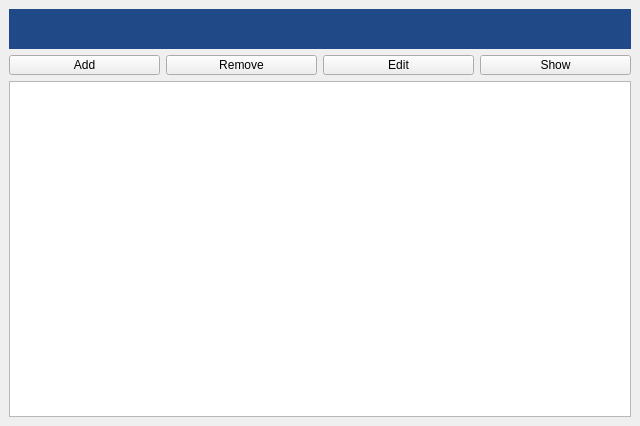
<?xml version="1.0" encoding="UTF-8"?>
<ui version="4.0">
 <class>MainWindow</class>
 <widget class="QMainWindow" name="MainWindow">
  <property name="geometry">
   <rect>
    <x>0</x>
    <y>0</y>
    <width>640</width>
    <height>426</height>
   </rect>
  </property>
  <property name="windowTitle">
   <string>Casket</string>
  </property>
  <property name="windowIcon">
   <iconset>
    <normaloff>../resources/logo.png</normaloff>../resources/logo.png</iconset>
  </property>
  <widget class="QWidget" name="centralwidget">
   <layout class="QGridLayout" name="gridLayout">
    <item row="1" column="0">
     <layout class="QHBoxLayout" name="horizontalLayout">
      <item>
       <widget class="QPushButton" name="pushButton">
        <property name="maximumSize">
         <size>
          <width>16777215</width>
          <height>20</height>
         </size>
        </property>
        <property name="text">
         <string>Add</string>
        </property>
       </widget>
      </item>
      <item>
       <widget class="QPushButton" name="pushButton_3">
        <property name="maximumSize">
         <size>
          <width>16777215</width>
          <height>20</height>
         </size>
        </property>
        <property name="text">
         <string>Remove</string>
        </property>
       </widget>
      </item>
      <item>
       <widget class="QPushButton" name="pushButton_4">
        <property name="maximumSize">
         <size>
          <width>16777215</width>
          <height>20</height>
         </size>
        </property>
        <property name="text">
         <string>Edit</string>
        </property>
       </widget>
      </item>
      <item>
       <widget class="QPushButton" name="pushButton_2">
        <property name="maximumSize">
         <size>
          <width>16777215</width>
          <height>20</height>
         </size>
        </property>
        <property name="text">
         <string>Show</string>
        </property>
       </widget>
      </item>
     </layout>
    </item>
    <item row="0" column="0">
     <widget class="QWidget" name="widget" native="true">
      <property name="minimumSize">
       <size>
        <width>0</width>
        <height>40</height>
       </size>
      </property>
      <property name="maximumSize">
       <size>
        <width>16777215</width>
        <height>40</height>
       </size>
      </property>
      <property name="styleSheet">
       <string notr="true">background-color:rgb(32, 74, 135)</string>
      </property>
      <layout class="QGridLayout" name="gridLayout_2">
       <item row="0" column="0">
        <widget class="QLabel" name="label">
         <property name="maximumSize">
          <size>
           <width>75</width>
           <height>16777215</height>
          </size>
         </property>
         <property name="text">
          <string/>
         </property>
         <property name="pixmap">
          <pixmap>../resources/minibanner.png</pixmap>
         </property>
         <property name="scaledContents">
          <bool>true</bool>
         </property>
         <property name="alignment">
          <set>Qt::AlignCenter</set>
         </property>
        </widget>
       </item>
       <item row="0" column="1">
        <spacer name="horizontalSpacer">
         <property name="orientation">
          <enum>Qt::Horizontal</enum>
         </property>
         <property name="sizeHint" stdset="0">
          <size>
           <width>40</width>
           <height>20</height>
          </size>
         </property>
        </spacer>
       </item>
      </layout>
     </widget>
    </item>
    <item row="2" column="0">
     <widget class="QTableWidget" name="TBL_schema"/>
    </item>
   </layout>
  </widget>
 </widget>
 <resources/>
 <connections/>
</ui>
